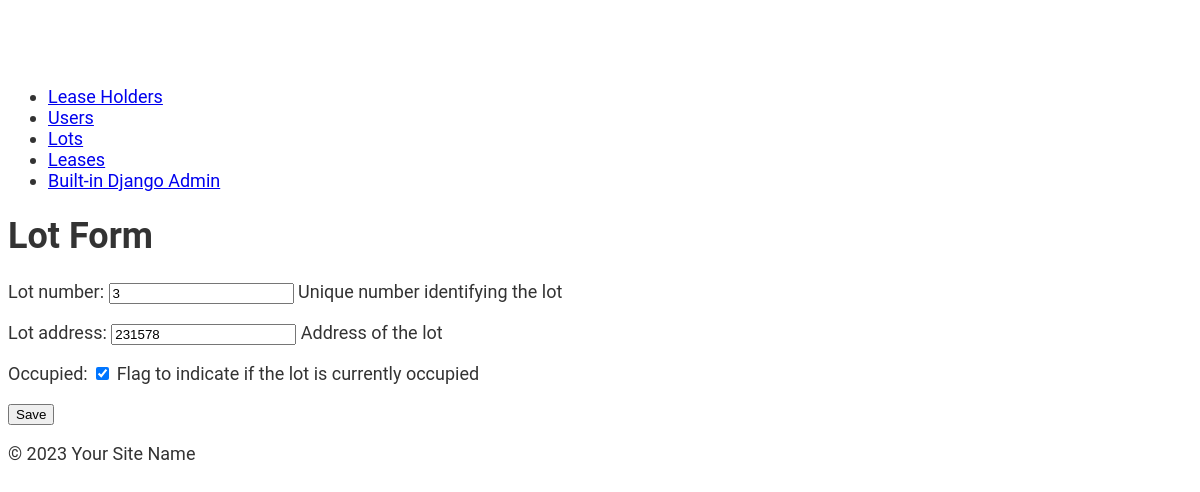
Page /api/lots/7/edit/ on the earlier database version.
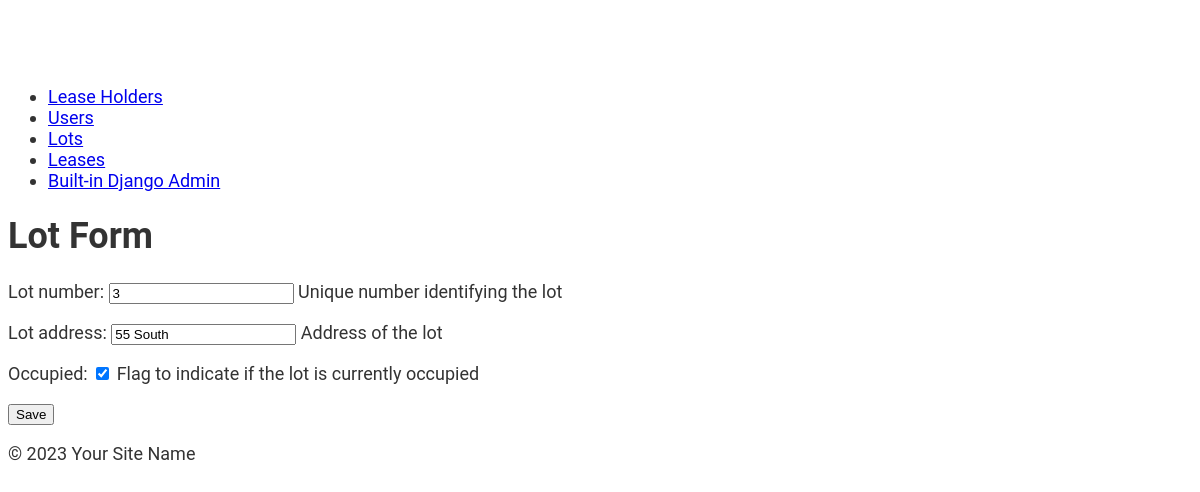
Same page on the later database version.
### lots/models.py (models this page shows, shortened)
class Lot(models.Model):
    lot_number = models.IntegerField(unique=True, help_text="Unique number identifying the lot")
    lot_address = models.CharField(max_length=300, help_text="Address of the lot")
    occupied = models.BooleanField(default=False, help_text="Flag to indicate if the lot is currently occupied")

### lots/views.py (the view)
# urls.py: path('lots/<int:pk>/edit/', lot_update, name='lot_update'),
def lot_update(request, pk):
    lot = get_object_or_404(Lot, pk=pk)
    form = LotForm(request.POST or None, instance=lot)
    if form.is_valid():
        form.save()
        return redirect('lot_list')
    return render(request, 'lots/lot_form.html', {'form': form})

### lots/forms.py
class LotForm(forms.ModelForm):
    class Meta:
        model = Lot
        fields = ['lot_number', 'lot_address', 'occupied']

### lots/templates/lots/lot_form.html (shortened to what this page needs)
{% extends 'lots/base.html' %}
{% block content %}
<h1>Lot Form</h1>
<form method="post">
    {{ form.as_p }}
    <button type="submit">Save</button>
</form>
{% endblock %}

Differences in the rows shown:
changed Lot: lot_address "231578" → "55 South"
